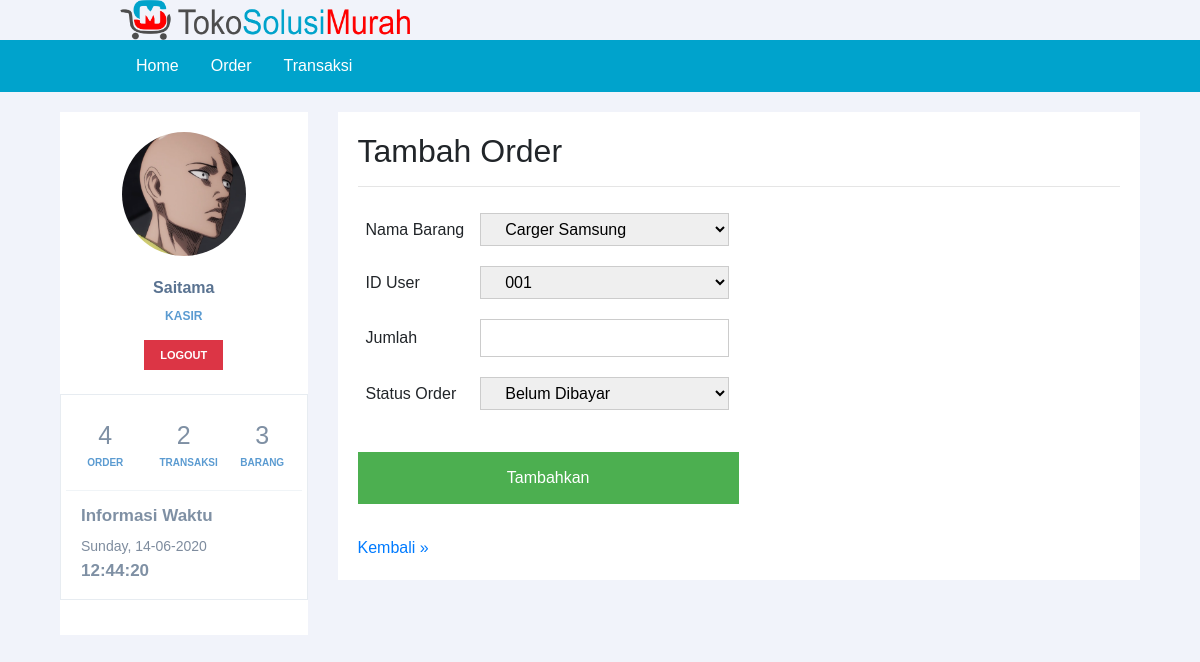
The app's page /halaman_kasir.php?page=order_tambah (signed in) with its own data.
### tables this page shows
CREATE TABLE IF NOT EXISTS `user` (
  `id_user` varchar(10) NOT NULL,
  `username` varchar(20) NOT NULL,
  `password` varchar(20) NOT NULL,
  `nama_user` varchar(20) NOT NULL,
  `id_level` varchar(20) NOT NULL,
  `foto` varchar(50) NOT NULL
);

### order_tambah.php (the view, shortened to what this page needs)
<form method="POST">
<h2>Tambah Order</h2><hr>
	<table>
		<tr>
			<td>Nama Barang</td>
			<td>	<select name="nama_barang"><?php
							$barangSql = "SELECT * from barang";
							$barangQry = mysqli_query($koneksi, $barangSql)  or die ("Query nama barang salah : ".mysql_error());
							foreach($barangQry as $barangRow) {
							$nama_barang = $barangRow['nama_barang'];
							?>
							<option><?php echo $nama_barang; } ?></option>
			</td>
		</tr>
		<tr>
			<td>ID User</td>
			<td>	<select name="id_user"><?php
							$userSql = "SELECT * from user";
							$userQry = mysqli_query($koneksi, $userSql)  or die ("Query user salah : ".mysql_error());
							foreach($userQry as $userRow) {
							$iduser = $userRow['id_user'];
							?>
							<option><?php echo $iduser; } ?></option>
			</td>
		</tr>
		<tr>
			<td>Jumlah</td>
			<td><input type="text" name="jumlah"></td>
		</tr>
		<tr>
			<td>Status Order</td>
			<td><select name="status_order">
					<option style="color:red;">Belum Dibayar</option>
					</select></td>
		</tr>
	</table>
	<br>
<input type="submit" value="Tambahkan" name="submit">
<br><br>
<a href="?page=order" target="_self">Kembali &raquo;</a>

### sidebar.php (shortened to what this page needs)
<div class="container">
	<div class="row profile">
		<div class="col-md-3">
			<div class="profile-sidebar">
				<?php
				include "koneksi.php";
				$username = $_SESSION['username'];
				$query_mysqli = $koneksi->query("SELECT * FROM user WHERE username='$username'")or die(mysqli_error());
				while($data = mysqli_fetch_array($query_mysqli)){
				?>
				<div class="profile-userpic">
				<img class="foto-preview" height="100" width="100" src="foto/<?php echo $data['foto']?>"/>
				</div>
				<div class="profile-usertitle">
					<div class="profile-usertitle-name">
						<?php echo $_SESSION['nama']; ?>
					</div>
					<div class="profile-usertitle-job">
						<?php echo $_SESSION['level']; ?>
					</div>
				</div>
				<div class="profile-userbuttons">
					<a href="logout.php" type="button" onclick="return confirm('Anda yakin akan logout dari akun ini?')" class="btn btn-danger btn-sm">Logout</a>
				</div>
				<span class="profile-desc-text"> &nbsp; </span>
				<div class="portlet light bordered">
					<div class="row list-separated profile-stat">
						<div class="col-md-4 col-sm-4 col-xs-6">
							<div class="uppercase profile-stat-title"> <?php
							$sql = "SELECT * FROM orders";
							$query = mysqli_query($koneksi,$sql);
							$count = mysqli_num_rows($query);
							echo " $count";
							?></div>
							<div class="uppercase profile-stat-text"> Order </div>
						</div>
						<div class="col-md-4 col-sm-4 col-xs-6">
							<div class="uppercase profile-stat-title"><?php
							$sql = "SELECT * FROM transaksi";
							$query = mysqli_query($koneksi,$sql);
							$count = mysqli_num_rows($query);
							echo " $count";
							?></div>
							<div class="uppercase profile-stat-text"> Transaksi </div>
						</div>
						<div class="col-md-4 col-sm-4 col-xs-6">
							<div class="uppercase profile-stat-title"> <?php
							$sql = "SELECT * FROM barang";
							$query = mysqli_query($koneksi,$sql);
							$count = mysqli_num_rows($query);
							echo " $count";
							?> </div>
							<div class="uppercase profile-stat-text"> Barang </div>
						</div>
					</div>
					<div>
						<h4 class="profile-desc-title">Informasi Waktu</h4>
						<span class="profile-desc-text"> <?php echo date('l, d-m-Y');?></span>
						<div id="txt" class="profile-desc-title"></div>
					</div></div>
				</div>
			</div>
			<?php } ?>

### style.css (style rules this page uses)
body { font-family: sans-serif; background: #ebf9fb; }
input[type=text], [type=date], [type=password], select { width: 100%; padding: 6px 20px; margin: 2px 0; display: inline-block; border: 1px solid #ccc; border-radius: 4px; box-sizing: border-box; }
input[type=submit] { width: 50%; background-color: #4CAF50; color: white; padding: 14px 20px; margin: 8px 0; border: none; border-radius: 4px; cursor: pointer; }
.daftar_tabel th, td { text-align: left; padding: 8px; }

### css/sidebar.css (style rules this page uses)
body { background: #F1F3FA; }
.profile { margin: 20px 0; }
.profile-sidebar { padding: 20px 0 10px 0; background: #fff; }
.profile-userpic img { float: none; margin: 0 auto; width: 50%; height: 50%; margin-left: 25%; -webkit-border-radius: 50% !important; -moz-border-radius: 50% !important; border-radius: 50% !important; }
.profile-usertitle { text-align: center; margin-top: 20px; }
.profile-usertitle-name { color: #5a7391; font-size: 16px; font-weight: 600; margin-bottom: 7px; }
.profile-usertitle-job { text-transform: uppercase; color: #5b9bd1; font-size: 12px; font-weight: 600; margin-bottom: 15px; }
.profile-userbuttons { text-align: center; margin-top: 10px; }
.profile-userbuttons .btn { text-transform: uppercase; font-size: 11px; font-weight: 600; padding: 6px 15px; margin-right: 5px; }
.profile-userbuttons .btn:last-child { margin-right: 0px; }
a, button, code, div, img, input, label, li, p, pre, select, span, svg, table, td, textarea, th, ul { -webkit-border-radius: 0!important; -moz-border-radius: 0!important; border-radius: 0!important; }
.dashboard-stat, .portlet { -webkit-border-radius: 4px; -moz-border-radius: 4px; -ms-border-radius: 4px; -o-border-radius: 4px; }
.portlet { margin-top: 0; margin-bottom: 25px; padding: 0; border-radius: 4px; }
.portlet.bordered { border-left: 2px solid #e6e9ec!important; }
.portlet.light { padding: 12px 20px 15px; background-color: #fff; }
.portlet.light.bordered { border: 1px solid #e7ecf1!important; }
.list-separated { margin-top: 10px; margin-bottom: 15px; }
.profile-stat { padding-bottom: 20px; border-bottom: 1px solid #f0f4f7; }
.profile-stat-title { color: #7f90a4; font-size: 25px; text-align: center; }
.uppercase { text-transform: uppercase!important; }
.profile-stat-text { color: #5b9bd1; font-size: 10px; font-weight: 600; text-align: center; }
.profile-desc-title { color: #7f90a4; font-size: 17px; font-weight: 600; }
.profile-desc-text { color: #7e8c9e; font-size: 14px; }

### records on screen
user: foto (picture), count "4", count "2", count "3"

### other values on screen
form field nama_barang "Carger Samsung"
form field id_user "001"
